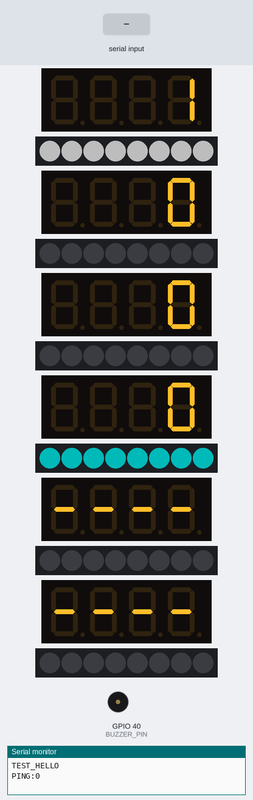
Simulated run of this sketch. Board: ESP32. Shown: 6 × 4-digit seven-segment display, 6 × 8 RGB LEDs in strip order, left to right, buzzer (waves = sounding), the last lines printed to the serial monitor. The inputs (shaded band) are chosen by the test bench. Dim RGB values are drawn brighter than linear.

Above: at 2.1 s.
2.2 s: "PONG:\n" received over Serial
At 2.4 s:
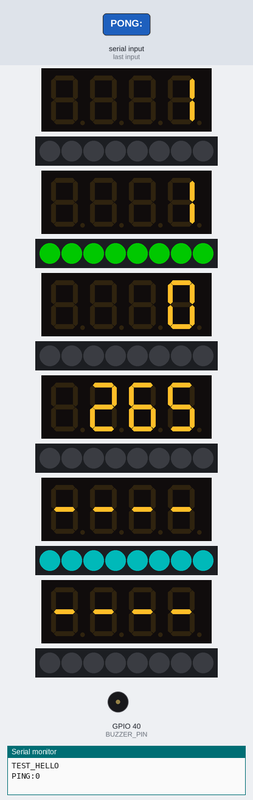
At 3.08 s:
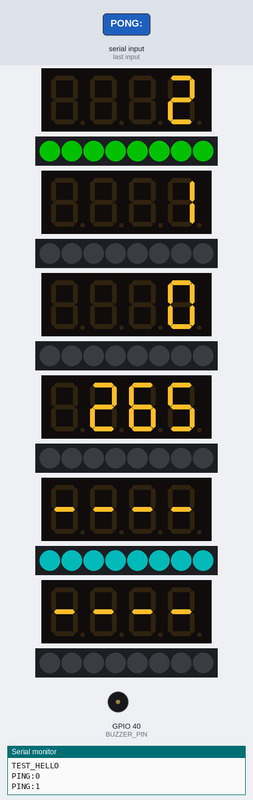
4.2 s: "PONG:90\n" received over Serial
At 9.5 s:
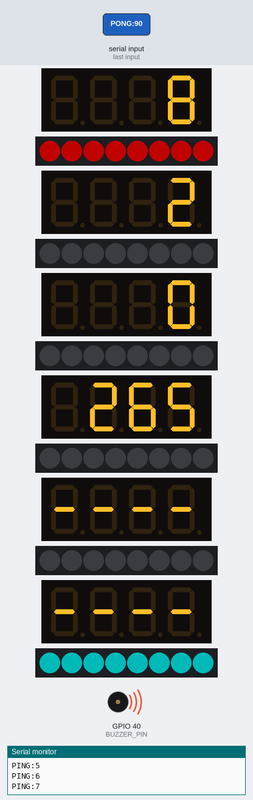
Timing chart, 0 to 18.6 s (numbered marks = the images above; inputs shaded):
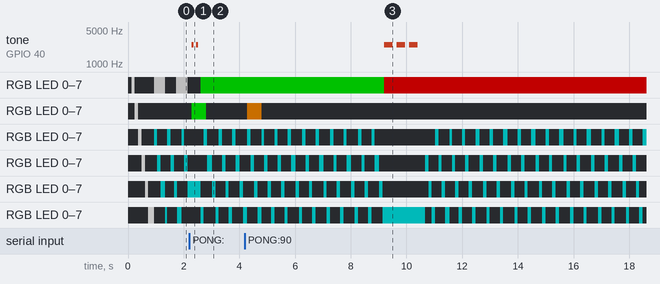

The sketch:

wifi_link_test.ino
```cpp
// wifi_link_test/wifi_link_test.ino
// ─────────────────────────────────────────────────────────────────────────────
// WiFi Bridge Round-Trip Connectivity Test
// Smart Assistive Part Pick System
//
// Tests the FULL path in both directions:
//
//   Arduino ─Serial─► ESP32 ─WiFi─► Laptop  (Arduino→Laptop)
//   Arduino ◄─Serial─ ESP32 ◄─WiFi─ Laptop  (Laptop→Arduino)
//
// SETUP (do this before flashing):
//   1. Flash this sketch to the Arduino Mega.
//   2. Power the ESP32 relay — it starts its WiFi AP (192.168.4.1).
//   3. Connect laptop to the ESP32's WiFi network.
//   4. Run:  python app.py
//      app.py auto-responds to PING:N with PONG:N.
//      Or run the standalone:  python arduino_bridge/wifi_link_test/laptop_test.py
//
// PROTOCOL (lines sent over Serial/WiFi, ESP32 strips the >t...< / >c...< framing):
//   Arduino → Laptop:  PING:<seq>        (every 1 s, seq wraps 0–999)
//   Laptop → Arduino:  PONG:<seq>        (laptop echoes seq immediately)
//   Arduino → Laptop:  TEST_HELLO        (once on boot)
//   Laptop → Arduino:  TEST_ACK          (server confirms test mode; optional)
//
// VISUAL FEEDBACK (uses the same hardware as the main trolley sketch):
//
//   NeoPixel 0  — Link status
//                   Slow WHITE blink  →  Waiting (no PONG yet)
//                   Solid GREEN       →  Link OK  (PONG within 3 s)
//                   Solid RED         →  Timeout  (no PONG for > 5 s)
//   NeoPixel 1  — Last PONG result
//                   GREEN pulse       →  Sequence matched (clean round-trip)
//                   ORANGE pulse      →  Sequence mismatch (packets reordered)
//                   RED dim           →  No PONG received for last PING
//   NeoPixels 2–5 — Heartbeat wave (cyan, cycles continuously = Arduino alive)
//
//   TM1637 Display 0 — TX  (PINGs sent, 0-9999)
//   TM1637 Display 1 — RX  (PONGs received, 0-9999)
//   TM1637 Display 2 — MSS (missed PINGs — PONG timeout, 0-9999)
//   TM1637 Display 3 — RTT (last round-trip time in ms, 0-9999)
//
//   Buzzer — 2 × short beep on first successful PONG
//           3 × long  buzz when connection is lost after being established
//
// ─────────────────────────────────────────────────────────────────────────────

#include <TM1637Display.h>
#include <Adafruit_NeoPixel.h>

// ── Pins — identical to arduino_bridge.ino ───────────────────────────────────
const int BUZZER_PIN = 40;

const int TM_CLK[6] = {30, 32, 34, 36, 38, 42};
const int TM_DIO[6] = {31, 33, 35, 37, 39, 43};

#define NEO_LEDS   8
#define NEO_BRIGHT 100

Adafruit_NeoPixel ns0(NEO_LEDS, 44, NEO_GRB + NEO_KHZ800);
Adafruit_NeoPixel ns1(NEO_LEDS, 45, NEO_GRB + NEO_KHZ800);
Adafruit_NeoPixel ns2(NEO_LEDS, 46, NEO_GRB + NEO_KHZ800);
Adafruit_NeoPixel ns3(NEO_LEDS, 47, NEO_GRB + NEO_KHZ800);
Adafruit_NeoPixel ns4(NEO_LEDS, 48, NEO_GRB + NEO_KHZ800);
Adafruit_NeoPixel ns5(NEO_LEDS, 49, NEO_GRB + NEO_KHZ800);
Adafruit_NeoPixel *neo[6] = {&ns0, &ns1, &ns2, &ns3, &ns4, &ns5};

TM1637Display disp[6] = {
    TM1637Display(30, 31),
    TM1637Display(32, 33),
    TM1637Display(34, 35),
    TM1637Display(36, 37),
    TM1637Display(38, 39),
    TM1637Display(42, 43),
};

// ── Test state ────────────────────────────────────────────────────────────────

// How often to send a PING
const unsigned long PING_INTERVAL_MS = 1000;

// How long to wait for a PONG before counting a miss
const unsigned long PONG_TIMEOUT_MS = 3000;

// How long with no PONG before declaring link lost
const unsigned long LINK_LOST_MS = 5000;

int  txCount   = 0;    // PINGs sent
int  rxCount   = 0;    // PONGs received (any)
int  missCount = 0;    // PINGs that timed out with no matching PONG
int  lastRTT   = 0;    // last measured round-trip time in ms

int  txSeq  = 0;       // sequence number of next PING to send
int  rxSeq  = -1;      // sequence number of most recent PONG received

// Timing
unsigned long lastPingMs      = 0;   // when the last PING was sent
unsigned long lastPongMs      = 0;   // when the last PONG arrived
bool          waitingForPong  = false;
bool          firstPongGot    = false;
bool          linkWasUp       = false;

// 7-segment for splash "- - - -"
const uint8_t SEG_DASHES[4] = {SEG_G, SEG_G, SEG_G, SEG_G};

// Serial input buffer
String serialBuf = "";

// ── Heartbeat wave (bins 2–5, cyan) ──────────────────────────────────────────
int  wavePos      = 0;
unsigned long lastWaveMs = 0;
const unsigned long WAVE_MS = 120;

// ── Neo0 blink for WAITING state ─────────────────────────────────────────────
bool          blinkOn   = false;
unsigned long lastBlinkMs = 0;
const unsigned long BLINK_MS = 400;

// ── Pulse state for Neo1 (result indicator) ───────────────────────────────────
unsigned long pulseClearMs = 0;   // when to clear the neo1 pulse (0 = already clear)

// ─────────────────────────────────────────────────────────────────────────────
// Helpers
// ─────────────────────────────────────────────────────────────────────────────

void setAllNeo(uint32_t color) {
    for (int i = 0; i < 6; i++) {
        neo[i]->fill(color);
        neo[i]->show();
    }
}

void buzzerBeep(int count, int durationMs, int pauseMs) {
    for (int i = 0; i < count; i++) {
        tone(BUZZER_PIN, 2500, durationMs);
        delay(durationMs + pauseMs);
    }
}

// Flash all NeoPixels a colour N times (blocking splash — only called at boot)
void splashFlash(uint32_t color, int times, int onMs, int offMs) {
    for (int t = 0; t < times; t++) {
        setAllNeo(color);
        delay(onMs);
        setAllNeo(0);
        delay(offMs);
    }
}

void updateDisplays() {
    disp[0].showNumberDec(txCount   % 10000, false);
    disp[1].showNumberDec(rxCount   % 10000, false);
    disp[2].showNumberDec(missCount % 10000, false);
    disp[3].showNumberDec(lastRTT   % 10000, false);
}

// ─────────────────────────────────────────────────────────────────────────────
// setup
// ─────────────────────────────────────────────────────────────────────────────

void setup() {
    Serial.begin(9600);

    pinMode(BUZZER_PIN, OUTPUT);

    for (int i = 0; i < 6; i++) {
        disp[i].setBrightness(7);
        disp[i].setSegments(SEG_DASHES);
        neo[i]->begin();
        neo[i]->setBrightness(NEO_BRIGHT);
        neo[i]->clear();
        neo[i]->show();
    }

    // Splash: white sweep across all bins to confirm NeoPixels work
    for (int i = 0; i < 6; i++) {
        neo[i]->fill(neo[i]->Color(255, 255, 255));
        neo[i]->show();
        delay(120);
        neo[i]->clear();
        neo[i]->show();
    }

    // Label displays with startup values
    updateDisplays();

    // Tell the laptop the test sketch is live
    Serial.println("TEST_HELLO");

    lastPingMs = millis();
}

// ─────────────────────────────────────────────────────────────────────────────
// loop
// ─────────────────────────────────────────────────────────────────────────────

void loop() {
    unsigned long now = millis();

    // ── 1. Send PING ─────────────────────────────────────────────────────────
    if (now - lastPingMs >= PING_INTERVAL_MS) {
        lastPingMs = now;

        // If the previous PING got no response, count it as a miss
        if (waitingForPong && (now - lastPingMs + PING_INTERVAL_MS > PONG_TIMEOUT_MS)) {
            missCount++;
            updateDisplays();
        }

        Serial.print("PING:");
        Serial.println(txSeq);

        waitingForPong = true;
        lastPingMs     = now;    // record actual send time for RTT
        txCount++;
        txSeq = (txSeq + 1) % 1000;

        updateDisplays();
    }

    // ── 2. Check PONG timeout (miss detection) ────────────────────────────────
    if (waitingForPong && (now - lastPingMs >= PONG_TIMEOUT_MS)) {
        waitingForPong = false;
        missCount++;
        updateDisplays();

        // Red dim on Neo1: missed PONG
        neo[1]->fill(neo[1]->Color(80, 0, 0));
        neo[1]->show();
        pulseClearMs = now + 800;
    }

    // ── 3. Clear Neo1 pulse after delay ──────────────────────────────────────
    if (pulseClearMs > 0 && now >= pulseClearMs) {
        neo[1]->clear();
        neo[1]->show();
        pulseClearMs = 0;
    }

    // ── 4. Read incoming serial (PONG:N or TEST_ACK) ─────────────────────────
    while (Serial.available()) {
        char c = (char)Serial.read();
        if (c == '\n') {
            serialBuf.trim();
            if (serialBuf.length() > 0) {
                handleIncoming(serialBuf, now);
            }
            serialBuf = "";
        } else if (c != '\r') {
            serialBuf += c;
        }
    }

    // ── 5. Neo0 — link status indicator ──────────────────────────────────────
    bool linkOK = (lastPongMs > 0) && (now - lastPongMs < LINK_LOST_MS);

    if (!firstPongGot) {
        // WAITING: slow white blink
        if (now - lastBlinkMs >= BLINK_MS) {
            blinkOn = !blinkOn;
            lastBlinkMs = now;
            if (blinkOn) {
                neo[0]->fill(neo[0]->Color(200, 200, 200));
            } else {
                neo[0]->clear();
            }
            neo[0]->show();
        }
    } else if (linkOK) {
        // CONNECTED: solid green
        neo[0]->fill(neo[0]->Color(0, 220, 0));
        neo[0]->show();

        // Alert if link was previously lost
        if (!linkWasUp) {
            linkWasUp = true;
        }
    } else {
        // TIMEOUT: solid red
        neo[0]->fill(neo[0]->Color(220, 0, 0));
        neo[0]->show();

        // Buzzer alert once when link drops
        if (linkWasUp) {
            linkWasUp = false;
            buzzerBeep(3, 300, 150);
        }
    }

    // ── 6. Heartbeat wave on bins 2–5 (cyan) ─────────────────────────────────
    if (now - lastWaveMs >= WAVE_MS) {
        lastWaveMs = now;
        for (int i = 2; i <= 5; i++) {
            neo[i]->clear();
        }
        // Light the active wave position
        int waveStrip = 2 + (wavePos % 4);
        neo[waveStrip]->fill(neo[waveStrip]->Color(0, 180, 180));
        for (int i = 2; i <= 5; i++) {
            neo[i]->show();
        }
        wavePos = (wavePos + 1) % 4;
    }
}

// ─────────────────────────────────────────────────────────────────────────────
// handleIncoming — called for each complete line received from the ESP32 relay
// ─────────────────────────────────────────────────────────────────────────────

void handleIncoming(const String &line, unsigned long now) {

    // PONG:<seq> — response to our PING
    if (line.startsWith("PONG:")) {
        int pongSeq = line.substring(5).toInt();

        rxCount++;
        lastPongMs = now;

        // RTT = time since the PING for this sequence was sent.
        // lastPingMs holds when the most recent PING was sent.
        // This is accurate when PONG arrives before the next PING fires.
        lastRTT = (int)(now - lastPingMs);

        // Check if the sequence number matches the last ping we sent
        int expectedSeq = (txSeq - 1 + 1000) % 1000;   // seq of most recent PING
        bool matched = (pongSeq == expectedSeq);

        waitingForPong = false;
        updateDisplays();

        rxSeq = pongSeq;

        // Neo1 pulse: green = match, orange = mismatch
        if (matched) {
            neo[1]->fill(neo[1]->Color(0, 255, 0));
        } else {
            neo[1]->fill(neo[1]->Color(255, 140, 0));
        }
        neo[1]->show();
        pulseClearMs = now + 600;

        // First-ever PONG: buzzer celebration + update state
        if (!firstPongGot) {
            firstPongGot = true;
            linkWasUp    = true;
            buzzerBeep(2, 80, 80);
        }

        return;
    }

    // TEST_ACK — laptop confirmed test mode
    if (line == "TEST_ACK") {
        Serial.println("TEST_ACK_RECEIVED");
        return;
    }

    // Ignore anything else (stray lines from previous sketch run, etc.)
}
```

Measured:
- after the input at 2.2 s, tone on GPIO 40 (BUZZER_PIN): alternates 2500 Hz for 0.08 s and silent for 0.08 s, 4 changes in all, then stays silent, starting after 0.09 s; the display: changes after 0.09 s (image 1)
- after the input at 4.2 s, the display: first changes after 0.09 s (image 3 shows a later state)
